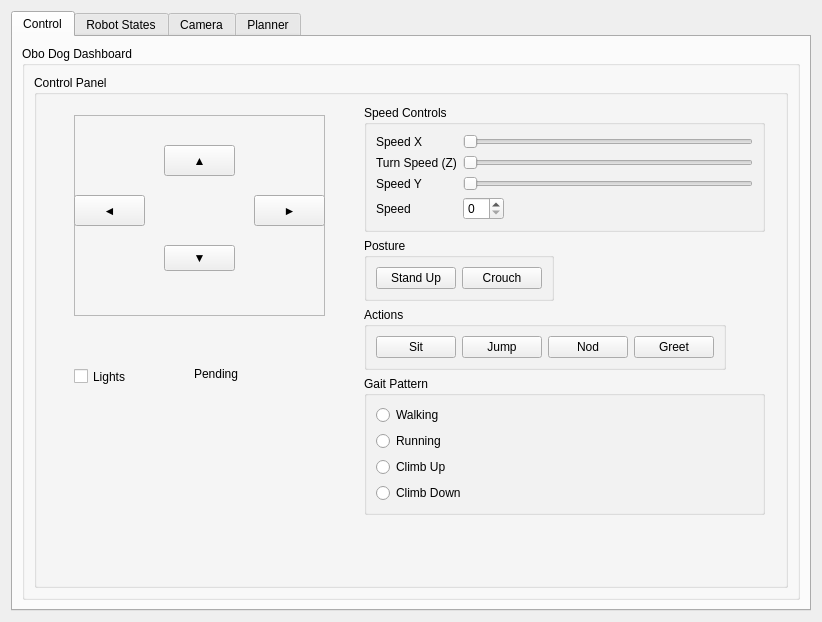
<?xml version="1.0" encoding="UTF-8"?>
<ui version="4.0">
 <class>RobotDashboard</class>
 <widget class="QWidget" name="RobotDashboard">
  <property name="geometry">
   <rect>
    <x>0</x>
    <y>0</y>
    <width>818</width>
    <height>618</height>
   </rect>
  </property>
  <property name="sizePolicy">
   <sizepolicy hsizetype="Fixed" vsizetype="Fixed">
    <horstretch>0</horstretch>
    <verstretch>0</verstretch>
   </sizepolicy>
  </property>
  <layout class="QVBoxLayout" name="verticalLayout">
   <item>
    <widget class="QTabWidget" name="tabWidget">
     <property name="sizePolicy">
      <sizepolicy hsizetype="Fixed" vsizetype="Fixed">
       <horstretch>0</horstretch>
       <verstretch>0</verstretch>
      </sizepolicy>
     </property>
     <property name="minimumSize">
      <size>
       <width>800</width>
       <height>600</height>
      </size>
     </property>
     <property name="currentIndex">
      <number>0</number>
     </property>
     <widget class="QWidget" name="tab_control">
      <attribute name="title">
       <string>Control</string>
      </attribute>
      <layout class="QHBoxLayout" name="horizontalLayout_control">
       <item>
        <widget class="QGroupBox" name="tabox_teleop">
         <property name="title">
          <string>Obo Dog Dashboard</string>
         </property>
         <layout class="QVBoxLayout" name="verticalLayout_teleop">
          <item>
           <widget class="QGroupBox" name="teleop_group">
            <property name="minimumSize">
             <size>
              <width>8</width>
              <height>0</height>
             </size>
            </property>
            <property name="title">
             <string>Control Panel</string>
            </property>
            <widget class="QWidget" name="widget_2" native="true">
             <property name="geometry">
              <rect>
               <x>330</x>
               <y>30</y>
               <width>401</width>
               <height>441</height>
              </rect>
             </property>
             <layout class="QFormLayout" name="formLayout">
              <item row="0" column="0" colspan="2">
               <widget class="QGroupBox" name="groupBox_speed">
                <property name="title">
                 <string>Speed Controls</string>
                </property>
                <layout class="QFormLayout" name="formLayout_speed">
                 <item row="0" column="0">
                  <widget class="QLabel" name="label_speed_x">
                   <property name="text">
                    <string>Speed X</string>
                   </property>
                  </widget>
                 </item>
                 <item row="0" column="1">
                  <widget class="QSlider" name="slider_speed_x">
                   <property name="orientation">
                    <enum>Qt::Horizontal</enum>
                   </property>
                  </widget>
                 </item>
                 <item row="1" column="0">
                  <widget class="QLabel" name="label_turn_speed">
                   <property name="text">
                    <string>Turn Speed (Z)</string>
                   </property>
                  </widget>
                 </item>
                 <item row="1" column="1">
                  <widget class="QSlider" name="slider_speed_y">
                   <property name="orientation">
                    <enum>Qt::Horizontal</enum>
                   </property>
                  </widget>
                 </item>
                 <item row="2" column="0">
                  <widget class="QLabel" name="label_speed_y">
                   <property name="text">
                    <string>Speed Y</string>
                   </property>
                  </widget>
                 </item>
                 <item row="2" column="1">
                  <widget class="QSlider" name="slider_turn_speed">
                   <property name="orientation">
                    <enum>Qt::Horizontal</enum>
                   </property>
                  </widget>
                 </item>
                 <item row="4" column="0">
                  <widget class="QLabel" name="label_speed_value">
                   <property name="text">
                    <string>Speed</string>
                   </property>
                  </widget>
                 </item>
                 <item row="4" column="1">
                  <widget class="QSpinBox" name="spinBox_speed">
                   <property name="sizePolicy">
                    <sizepolicy hsizetype="Fixed" vsizetype="Fixed">
                     <horstretch>0</horstretch>
                     <verstretch>0</verstretch>
                    </sizepolicy>
                   </property>
                  </widget>
                 </item>
                </layout>
               </widget>
              </item>
              <item row="1" column="0">
               <widget class="QGroupBox" name="groupBox_posture">
                <property name="title">
                 <string>Posture</string>
                </property>
                <layout class="QHBoxLayout" name="horizontalLayout_posture">
                 <item>
                  <widget class="QPushButton" name="pushButton_stand">
                   <property name="sizePolicy">
                    <sizepolicy hsizetype="Minimum" vsizetype="Minimum">
                     <horstretch>0</horstretch>
                     <verstretch>0</verstretch>
                    </sizepolicy>
                   </property>
                   <property name="text">
                    <string>Stand Up</string>
                   </property>
                  </widget>
                 </item>
                 <item>
                  <widget class="QPushButton" name="pushButton_crouch">
                   <property name="text">
                    <string>Crouch</string>
                   </property>
                  </widget>
                 </item>
                </layout>
               </widget>
              </item>
              <item row="2" column="0">
               <widget class="QGroupBox" name="groupBox_actions">
                <property name="title">
                 <string>Actions</string>
                </property>
                <layout class="QHBoxLayout" name="horizontalLayout_actions">
                 <item>
                  <widget class="QPushButton" name="pushButton_sit">
                   <property name="text">
                    <string>Sit</string>
                   </property>
                  </widget>
                 </item>
                 <item>
                  <widget class="QPushButton" name="pushButton_jump">
                   <property name="text">
                    <string>Jump</string>
                   </property>
                  </widget>
                 </item>
                 <item>
                  <widget class="QPushButton" name="pushButton_nod">
                   <property name="text">
                    <string>Nod</string>
                   </property>
                  </widget>
                 </item>
                 <item>
                  <widget class="QPushButton" name="pushButton_greet">
                   <property name="text">
                    <string>Greet</string>
                   </property>
                  </widget>
                 </item>
                </layout>
               </widget>
              </item>
              <item row="3" column="0" colspan="2">
               <widget class="QGroupBox" name="groupBox_gait">
                <property name="title">
                 <string>Gait Pattern</string>
                </property>
                <layout class="QVBoxLayout" name="verticalLayout_gait">
                 <item>
                  <widget class="QRadioButton" name="radio_walking">
                   <property name="text">
                    <string>Walking</string>
                   </property>
                  </widget>
                 </item>
                 <item>
                  <widget class="QRadioButton" name="radio_running">
                   <property name="text">
                    <string>Running</string>
                   </property>
                  </widget>
                 </item>
                 <item>
                  <widget class="QRadioButton" name="radio_climb_up">
                   <property name="text">
                    <string>Climb Up</string>
                   </property>
                  </widget>
                 </item>
                 <item>
                  <widget class="QRadioButton" name="radio_climb_down">
                   <property name="text">
                    <string>Climb Down</string>
                   </property>
                  </widget>
                 </item>
                </layout>
               </widget>
              </item>
             </layout>
            </widget>
            <widget class="QFrame" name="frame">
             <property name="geometry">
              <rect>
               <x>40</x>
               <y>40</y>
               <width>251</width>
               <height>201</height>
              </rect>
             </property>
             <property name="frameShape">
              <enum>QFrame::StyledPanel</enum>
             </property>
             <property name="frameShadow">
              <enum>QFrame::Raised</enum>
             </property>
             <widget class="QPushButton" name="pushButton_up">
              <property name="geometry">
               <rect>
                <x>90</x>
                <y>30</y>
                <width>71</width>
                <height>31</height>
               </rect>
              </property>
              <property name="text">
               <string>▲</string>
              </property>
             </widget>
             <widget class="QPushButton" name="pushButton_left">
              <property name="geometry">
               <rect>
                <x>0</x>
                <y>80</y>
                <width>71</width>
                <height>31</height>
               </rect>
              </property>
              <property name="text">
               <string>◄</string>
              </property>
             </widget>
             <widget class="QPushButton" name="pushButton_right">
              <property name="geometry">
               <rect>
                <x>180</x>
                <y>80</y>
                <width>71</width>
                <height>31</height>
               </rect>
              </property>
              <property name="text">
               <string>►</string>
              </property>
             </widget>
             <widget class="QPushButton" name="pushButton_down">
              <property name="geometry">
               <rect>
                <x>90</x>
                <y>130</y>
                <width>71</width>
                <height>26</height>
               </rect>
              </property>
              <property name="text">
               <string>▼</string>
              </property>
             </widget>
            </widget>
            <widget class="QCheckBox" name="lightCheckBox">
             <property name="geometry">
              <rect>
               <x>40</x>
               <y>290</y>
               <width>92</width>
               <height>23</height>
              </rect>
             </property>
             <property name="text">
              <string>Lights</string>
             </property>
            </widget>
            <widget class="QLabel" name="lights_top">
             <property name="geometry">
              <rect>
               <x>160</x>
               <y>290</y>
               <width>67</width>
               <height>17</height>
              </rect>
             </property>
             <property name="text">
              <string>Pending</string>
             </property>
            </widget>
           </widget>
          </item>
         </layout>
        </widget>
       </item>
      </layout>
     </widget>
     <widget class="QWidget" name="tab_robot_states">
      <attribute name="title">
       <string>Robot States</string>
      </attribute>
      <layout class="QGridLayout" name="gridLayout_states">
       <item row="0" column="0">
        <widget class="QFrame" name="frame_2">
         <property name="frameShape">
          <enum>QFrame::StyledPanel</enum>
         </property>
         <property name="frameShadow">
          <enum>QFrame::Raised</enum>
         </property>
         <widget class="QGroupBox" name="groupBox">
          <property name="geometry">
           <rect>
            <x>10</x>
            <y>30</y>
            <width>341</width>
            <height>491</height>
           </rect>
          </property>
          <property name="title">
           <string>Critical Data</string>
          </property>
          <widget class="QFrame" name="frame_3">
           <property name="geometry">
            <rect>
             <x>20</x>
             <y>40</y>
             <width>301</width>
             <height>231</height>
            </rect>
           </property>
           <property name="frameShape">
            <enum>QFrame::StyledPanel</enum>
           </property>
           <property name="frameShadow">
            <enum>QFrame::Raised</enum>
           </property>
           <widget class="QLabel" name="label">
            <property name="geometry">
             <rect>
              <x>10</x>
              <y>40</y>
              <width>121</width>
              <height>17</height>
             </rect>
            </property>
            <property name="text">
             <string>Voltage</string>
            </property>
           </widget>
           <widget class="Line" name="line">
            <property name="geometry">
             <rect>
              <x>130</x>
              <y>30</y>
              <width>20</width>
              <height>191</height>
             </rect>
            </property>
            <property name="orientation">
             <enum>Qt::Vertical</enum>
            </property>
           </widget>
           <widget class="QLabel" name="label_2">
            <property name="geometry">
             <rect>
              <x>10</x>
              <y>0</y>
              <width>91</width>
              <height>17</height>
             </rect>
            </property>
            <property name="text">
             <string>BMS State</string>
            </property>
           </widget>
           <widget class="QLabel" name="label_3">
            <property name="geometry">
             <rect>
              <x>160</x>
              <y>40</y>
              <width>91</width>
              <height>20</height>
             </rect>
            </property>
            <property name="text">
             <string>voltage_top</string>
            </property>
           </widget>
           <widget class="QLabel" name="label_4">
            <property name="geometry">
             <rect>
              <x>10</x>
              <y>70</y>
              <width>121</width>
              <height>17</height>
             </rect>
            </property>
            <property name="text">
             <string>Current</string>
            </property>
           </widget>
           <widget class="QLabel" name="label_5">
            <property name="geometry">
             <rect>
              <x>160</x>
              <y>70</y>
              <width>91</width>
              <height>20</height>
             </rect>
            </property>
            <property name="text">
             <string>current_top</string>
            </property>
           </widget>
           <widget class="QLabel" name="label_6">
            <property name="geometry">
             <rect>
              <x>10</x>
              <y>100</y>
              <width>121</width>
              <height>17</height>
             </rect>
            </property>
            <property name="text">
             <string>Temperature</string>
            </property>
           </widget>
           <widget class="QLabel" name="label_7">
            <property name="geometry">
             <rect>
              <x>160</x>
              <y>100</y>
              <width>91</width>
              <height>20</height>
             </rect>
            </property>
            <property name="text">
             <string>temp_top</string>
            </property>
           </widget>
          </widget>
         </widget>
        </widget>
       </item>
      </layout>
     </widget>
     <widget class="QWidget" name="tab_camera">
      <attribute name="title">
       <string>Camera</string>
      </attribute>
      <layout class="QVBoxLayout" name="verticalLayout_camera">
       <item>
        <widget class="QGroupBox" name="groupBox_frontCamera">
         <property name="title">
          <string>Front Camera</string>
         </property>
         <layout class="QVBoxLayout" name="verticalLayout_frontCam">
          <item>
           <widget class="QFrame" name="frame_frontCamera">
            <property name="sizePolicy">
             <sizepolicy hsizetype="Minimum" vsizetype="Minimum">
              <horstretch>0</horstretch>
              <verstretch>0</verstretch>
             </sizepolicy>
            </property>
            <property name="frameShape">
             <enum>QFrame::NoFrame</enum>
            </property>
           </widget>
          </item>
         </layout>
        </widget>
       </item>
       <item>
        <widget class="QGroupBox" name="groupBox_backCamera">
         <property name="title">
          <string>Back Camera</string>
         </property>
         <layout class="QVBoxLayout" name="verticalLayout_backCam">
          <item>
           <widget class="QFrame" name="frame_backCamera">
            <property name="sizePolicy">
             <sizepolicy hsizetype="Minimum" vsizetype="Minimum">
              <horstretch>0</horstretch>
              <verstretch>0</verstretch>
             </sizepolicy>
            </property>
            <property name="frameShape">
             <enum>QFrame::NoFrame</enum>
            </property>
           </widget>
          </item>
         </layout>
        </widget>
       </item>
      </layout>
     </widget>
     <widget class="QWidget" name="tab_planner">
      <attribute name="title">
       <string>Planner</string>
      </attribute>
      <layout class="QVBoxLayout" name="verticalLayout_planner">
       <item>
        <widget class="QGroupBox" name="groupBox_planner">
         <property name="title">
          <string>Planner</string>
         </property>
         <layout class="QVBoxLayout" name="verticalLayout_plannerContent"/>
        </widget>
       </item>
      </layout>
     </widget>
    </widget>
   </item>
  </layout>
 </widget>
 <resources/>
 <connections/>
</ui>
